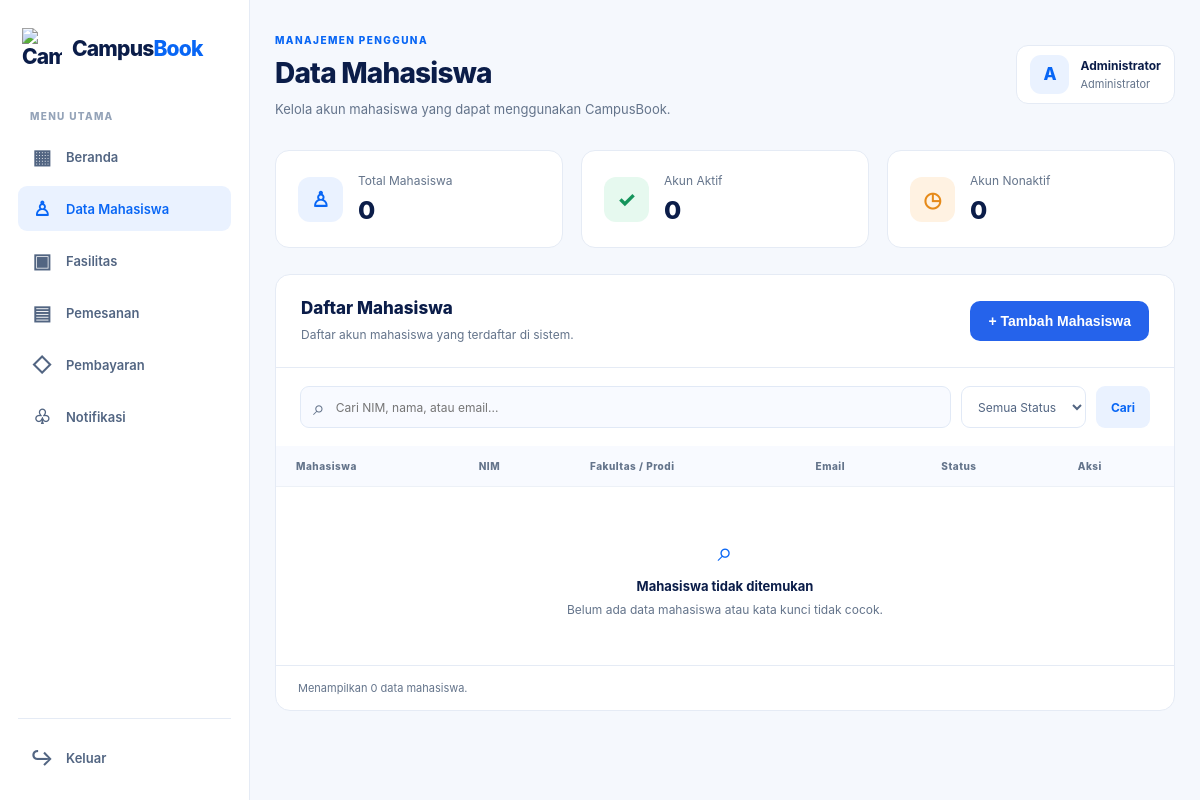
The app's page /admin/data_mahasiswa.php (signed in), older data.
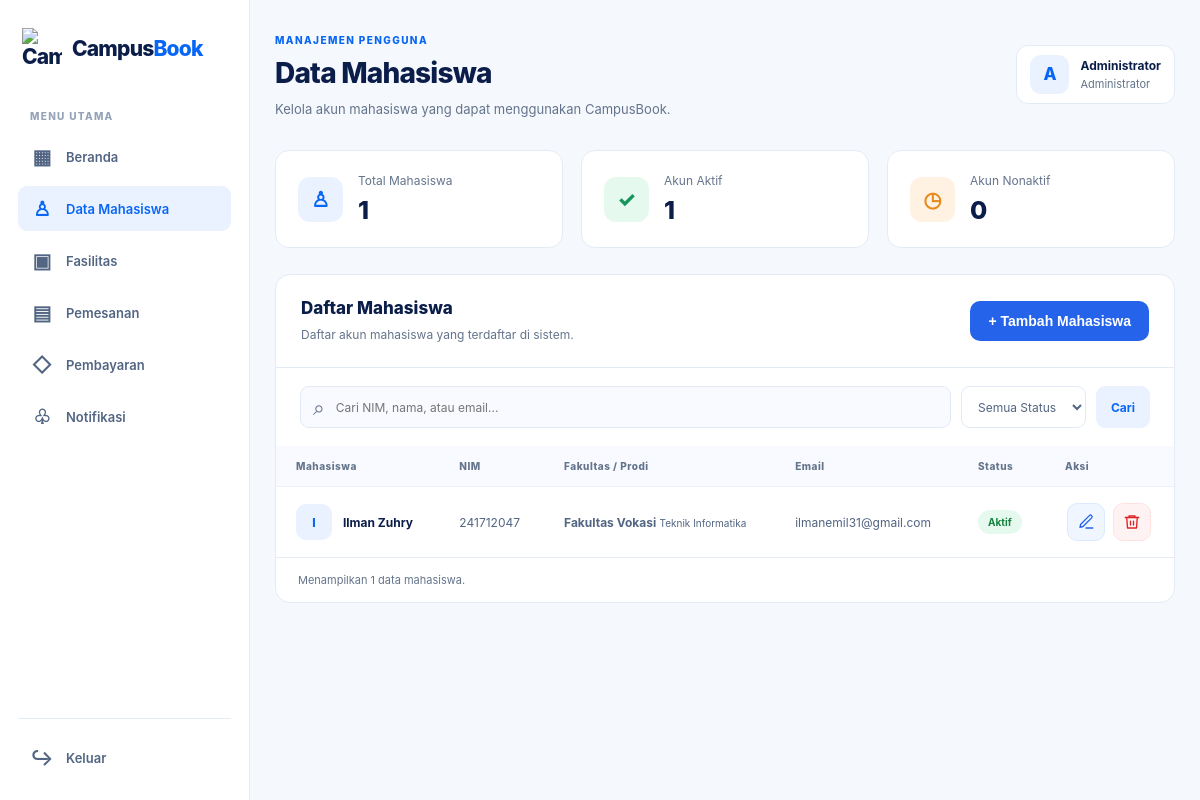
The same page, newer data.
### tables this page shows
CREATE TABLE `students` (
  `id` int UNSIGNED NOT NULL,
  `nim` varchar(20) DEFAULT NULL,
  `name` varchar(100) NOT NULL,
  `email` varchar(150) NOT NULL,
  `password` varchar(255) NOT NULL,
  `fakultas` varchar(150) DEFAULT NULL,
  `prodi` varchar(150) DEFAULT NULL,
  `status` enum('active','inactive') NOT NULL DEFAULT 'active',
  `created_at` timestamp NULL DEFAULT CURRENT_TIMESTAMP
);

### admin/data_mahasiswa.php (the view, shortened to what this page needs)
<?php
require_once __DIR__ . "/../config/database.php";
function e($value): string
{
    return htmlspecialchars((string) $value, ENT_QUOTES, "UTF-8");
}
$keyword = trim($_GET["search"] ?? "");
$sql = "
    SELECT id, nim, name, email, fakultas, prodi, status
    FROM students
    WHERE 1 = 1
";
$sql .= " ORDER BY id DESC";
$stmt = mysqli_prepare($conn, $sql);
$students = [];
if ($stmt) {
    mysqli_stmt_execute($stmt);
    $result = mysqli_stmt_get_result($stmt);
    while ($row = mysqli_fetch_assoc($result)) {
        $students[] = $row;
    }
} else {
    exit("Gagal mengambil data mahasiswa. Periksa struktur tabel students.");
}
$countResult = mysqli_query(
    $conn,
    "SELECT
        COUNT(*) AS total,
        COALESCE(SUM(status = 'active'), 0) AS active_total,
        COALESCE(SUM(status = 'inactive'), 0) AS inactive_total
     FROM students"
);
$counts = $countResult
    ? mysqli_fetch_assoc($countResult)
    : ["total" => 0, "active_total" => 0, "inactive_total" => 0];
$totalStudents = (int) $counts["total"];
$activeStudents = (int) $counts["active_total"];
$inactiveStudents = (int) $counts["inactive_total"];
?>
<!DOCTYPE html>
<html lang="id">
<head>
    <link rel="stylesheet" href="../assets/css/admin.css">
    <link rel="stylesheet" href="../assets/css/students.css">
</head>
<body>
<div class="admin-layout">
    <?php require_once __DIR__ . "/../includes/admin_sidebar.php"; ?>
    <main class="admin-main">
        <header class="admin-header">
            <div class="header-heading">
                <span class="header-eyebrow">MANAJEMEN PENGGUNA</span>
                <h1>Data Mahasiswa</h1>
                <p>Kelola akun mahasiswa yang dapat menggunakan CampusBook.</p>
            </div>
            <div class="admin-profile">
                <div class="profile-avatar">
                    <?= e(strtoupper(substr($_SESSION["name"] ?? "A", 0, 1))) ?>
                </div>
                <div class="profile-info">
                    <strong><?= e($_SESSION["name"] ?? "Administrator") ?></strong>
                    <span>Administrator</span>
                </div>
            </div>
        </header>
        <section class="student-stats">
            <article class="student-stat">
                <span class="student-stat-icon blue">♙</span>
                <div>
                    <p>Total Mahasiswa</p>
                    <h2><?= $totalStudents ?></h2>
                </div>
            </article>
            <article class="student-stat">
                <span class="student-stat-icon green">✓</span>
                <div>
                    <p>Akun Aktif</p>
                    <h2><?= $activeStudents ?></h2>
                </div>
            </article>
            <article class="student-stat">
                <span class="student-stat-icon orange">◷</span>
                <div>
                    <p>Akun Nonaktif</p>
                    <h2><?= $inactiveStudents ?></h2>
                </div>
            </article>
        </section>
        <section class="student-panel">
            <div class="student-panel-heading">
                <div>
                    <h2>Daftar Mahasiswa</h2>
                    <p>Daftar akun mahasiswa yang terdaftar di sistem.</p>
                </div>
                <button type="button" class="btn-add" id="openAddModal">
                    + Tambah Mahasiswa
                </button>
            </div>
            <form method="GET" class="student-filters">
                <div class="student-search">
                    <span>⌕</span>
                    <input
                        type="search"
                        name="search"
                        placeholder="Cari NIM, nama, atau email..."
                        value="<?= e($keyword) ?>"
                    >
                </div>
                <select name="status" aria-label="Filter status akun">
                    <option value="">Semua Status</option>
                </select>
                <button type="submit" class="student-filter-button">Cari</button>
            </form>
            <div class="student-table-wrapper">
                <table class="student-table">
                    <thead>
                        <tr>
                            <th>Mahasiswa</th>
                            <th>NIM</th>
                            <th>Fakultas / Prodi</th>
                            <th>Email</th>
                            <th>Status</th>
                            <th>Aksi</th>
                        </tr>
                    </thead>
                    <tbody>
                    <?php if ($students): ?>
                        <?php foreach ($students as $student): ?>
                            <tr>
                                <td>
                                    <div class="student-identity">
                                        <div class="student-avatar">
                                            <?= e(strtoupper(substr($student["name"] ?: "M", 0, 1))) ?>
                                        </div>
                                        <strong><?= e($student["name"]) ?></strong>
                                    </div>
                                </td>
                                <td><?= e($student["nim"]) ?></td>
                                <td>
                                    <strong><?= e($student["fakultas"]) ?></strong>
                                    <small class="student-subtext"><?= e($student["prodi"]) ?></small>
                                </td>
                                <td><?= e($student["email"]) ?></td>
                                <td>
                                    <span class="student-status <?= $student["status"] === "active" ? "is-active" : "is-inactive" ?>">
                                        <?= $student["status"] === "active" ? "Aktif" : "Nonaktif" ?>
                                    </span>
                                </td>
                                <td>
<div class="student-actions">
    <button
        type="button"
        class="student-edit-button edit-student icon-action"
        data-id="<?= (int) $student["id"] ?>"
        data-nim="<?= e($student["nim"]) ?>"
        data-name="<?= e($student["name"]) ?>"
        data-email="<?= e($student["email"]) ?>"
        data-fakultas="<?= e($student["fakultas"]) ?>"
        data-prodi="<?= e($student["prodi"]) ?>"
        data-status="<?= e($student["status"]) ?>"
        title="Edit mahasiswa"
        aria-label="Edit mahasiswa"
    >
        <svg viewBox="0 0 24 24" aria-hidden="true">
            <path d="M12 20h9"/>
            <path d="M16.5 3.5a2.12 2.12 0 0 1 3 3L8 18l-4 1 1-4Z"/>
        </svg>
    </button>
    <form method="POST" class="inline-delete">
        <button
            type="submit"
            class="student-delete-button icon-action"
            title="Hapus mahasiswa"
            aria-label="Hapus mahasiswa"
        >
            <svg viewBox="0 0 24 24" aria-hidden="true">
                <path d="M3 6h18"/>
                <path d="M8 6V4h8v2"/>
                <path d="m19 6-1 14H6L5 6"/>
                <path d="M10 11v5M14 11v5"/>
            </svg>
        </button>
    </form>
</div>
                                </td>
                            </tr>
                        <?php endforeach; ?>
                    <?php else: ?>
                        <tr>
                            <td colspan="6" class="student-empty">
                                <div class="student-empty-icon">⌕</div>
                                <strong>Mahasiswa tidak ditemukan</strong>
                                <p>Belum ada data mahasiswa atau kata kunci tidak cocok.</p>
                            </td>
                        </tr>
                    <?php endif; ?>
                    </tbody>
                </table>
            </div>
            <div class="student-table-footer">
                Menampilkan <?= count($students) ?> data mahasiswa.
            </div>
        </section>
    </main>
</div>
</body>
</html>

### includes/admin_sidebar.php (shortened to what this page needs)
<?php
$currentPage = basename($_SERVER["PHP_SELF"]);
?>
<aside class="admin-sidebar">
    <a href="dashboard.php" class="admin-brand">
        <img src="../assets/images/logoc.png" alt="CampusBook">
        <span>Campus<span class="brand-accent">Book</span></span>
    </a>
    <div class="sidebar-label">MENU UTAMA</div>
    <nav class="sidebar-nav">
        <a href="dashboard.php"
           class="sidebar-link <?= $currentPage === 'dashboard.php' ? 'active' : '' ?>">
            <span class="nav-icon">▦</span>
            <span>Beranda</span>
        </a>
        <a href="data_mahasiswa.php"
           class="sidebar-link <?= $currentPage === 'data_mahasiswa.php' ? 'active' : '' ?>">
            <span class="nav-icon">♙</span>
            <span>Data Mahasiswa</span>
        </a>
        <a href="fasilitas.php"
           class="sidebar-link <?= $currentPage === 'fasilitas.php' ? 'active' : '' ?>">
            <span class="nav-icon">▣</span>
            <span>Fasilitas</span>
        </a>
        <a href="pemesanan.php"
           class="sidebar-link <?= $currentPage === 'pemesanan.php' ? 'active' : '' ?>">
            <span class="nav-icon">▤</span>
            <span>Pemesanan</span>
        </a>
        <a href="pembayaran.php"
           class="sidebar-link <?= $currentPage === 'pembayaran.php' ? 'active' : '' ?>">
            <span class="nav-icon">◇</span>
            <span>Pembayaran</span>
        </a>
        <a href="notifikasi.php"
           class="sidebar-link <?= $currentPage === 'notifikasi.php' ? 'active' : '' ?>">
            <span class="nav-icon">♧</span>
            <span>Notifikasi</span>
        </a>
    </nav>
    <div class="sidebar-bottom">
        <button type="button" class="sidebar-link logout-link"
                id="openLogoutModal">
            <span class="nav-icon">↪</span>
            <span>Keluar</span>
        </button>
    </div>
</aside>

### assets/css/admin.css (style rules this page uses)
:root { --primary: #0866f5; --primary-dark: #0752c7; --navy: #0b1d49; --muted: #64748b; --border: #e5ebf5; --background: #f5f8fd; }
* { box-sizing: border-box; }
body { margin: 0; font-family: "Inter", Arial, sans-serif; color: var(--navy); background: var(--background); }
.admin-layout { min-height: 100vh; }
.admin-sidebar { position: fixed; inset: 0 auto 0 0; z-index: 10; display: flex; flex-direction: column; width: 250px; padding: 28px 18px 20px; border-right: 1px solid var(--border); background: #fff; }
.admin-brand { display: flex; align-items: center; gap: 10px; margin: 0 4px 42px; color: var(--navy); font-size: 21px; font-weight: 800; letter-spacing: -0.8px; text-decoration: none; }
.admin-brand img { width: 40px; height: 40px; object-fit: contain; }
.brand-accent { color: var(--primary); }
.sidebar-label { margin: 0 12px 12px; color: #94a3b8; font-size: 10px; font-weight: 800; letter-spacing: 1.3px; }
.sidebar-nav { display: grid; gap: 7px; }
.sidebar-link { display: flex; align-items: center; gap: 13px; min-height: 45px; padding: 0 13px; border-radius: 9px; color: #526582; font-size: 13px; font-weight: 600; text-decoration: none; transition: background 0.2s, color 0.2s; }
.sidebar-link.active { background: #eaf2ff; color: var(--primary); }
.nav-icon { display: inline-flex; align-items: center; justify-content: center; width: 22px; font-size: 20px; }
.sidebar-bottom { margin-top: auto; padding-top: 16px; border-top: 1px solid var(--border); }
.admin-main { min-height: 100vh; margin-left: 250px; padding: 34px 38px 45px; }
.admin-header { display: flex; align-items: center; justify-content: space-between; gap: 20px; margin-bottom: 30px; }
.header-eyebrow, .banner-label { color: var(--primary); font-size: 10px; font-weight: 800; letter-spacing: 1.4px; }
.header-heading h1 { margin: 8px 0; font-size: 28px; font-weight: 800; letter-spacing: -0.8px; }
.header-heading p { margin: 0; color: var(--muted); font-size: 13px; line-height: 1.7; }
.admin-profile { display: flex; align-items: center; gap: 11px; padding: 9px 13px; border: 1px solid var(--border); border-radius: 12px; background: #fff; }
.profile-avatar { display: flex; align-items: center; justify-content: center; width: 39px; height: 39px; border-radius: 11px; background: #eaf2ff; color: var(--primary); font-size: 17px; font-weight: 800; }
.profile-info strong, .profile-info span { display: block; }
.profile-info strong { max-width: 150px; overflow: hidden; font-size: 12px; text-overflow: ellipsis; white-space: nowrap; }
.profile-info span { margin-top: 4px; color: var(--muted); font-size: 11px; }
@media (max-width: 1200px) { .admin-main { padding: 28px 25px; } }
button.sidebar-link { width: 100%; border: 0; background: transparent; font-family: inherit; text-align: left; cursor: pointer; }

Row changes from the older to the newer data that the page shows:
added students: name "I", name "Ilman Zuhry", nim "241712047", fakultas "Fakultas Vokasi", prodi "Teknik Informatika", email "ilmanemil31@gmail.com", status "Aktif"
Text that changed along with them:
$totalStudents: "0" → "1"
$activeStudents: "0" → "1"
count($students): "0" → "1"
text no longer shown: "⌕ Mahasiswa tidak ditemukan Belum ada data mahasiswa atau kata kunci tidak cocok."
